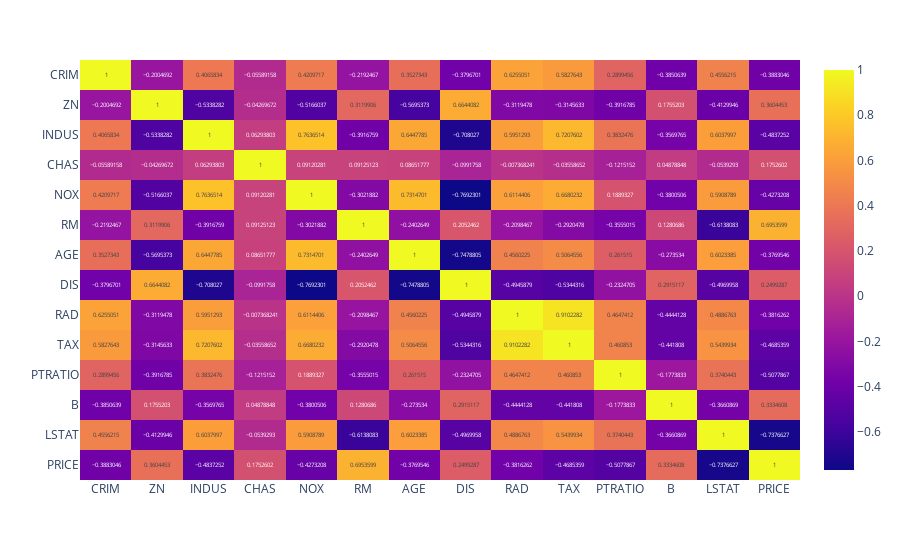

Notebook code for this chart:
### Markdown cell above
## Q4: Use a heatmap to show the correlation between features and the target labels.

### Code cell
#fig = px.density_heatmap(df)
fig = px.imshow(df.corr(), text_auto=True,aspect="auto")

fig.show()

### Figure 1 — Plotly figure (JSON) as saved in the notebook; plotly's stock layout.template omitted (floating-point values rounded to 4 significant figures; data arrays with more than 128 entries replaced by an {"elided": "..."} marker saying what was removed)
{"data": [{"coloraxis": "coloraxis", "hovertemplate": "x: %{x}<br>y: %{y}<br>color: %{z}<extra></extra>", "name": "0", "texttemplate": "%{z}", "type": "heatmap", "x": ["CRIM", "ZN", "INDUS", "CHAS", "NOX", "RM", "AGE", "DIS", "RAD", "TAX", "PTRATIO", "B", "LSTAT", "PRICE"], "xaxis": "x", "y": ["CRIM", "ZN", "INDUS", "CHAS", "NOX", "RM", "AGE", "DIS", "RAD", "TAX", "PTRATIO", "B", "LSTAT", "PRICE"], "yaxis": "y", "z": {"elided": "14x14 float values"}}], "layout": {"coloraxis": {"colorscale": [[0, "#0d0887"], [0.1111, "#46039f"], [0.2222, "#7201a8"], [0.3333, "#9c179e"], [0.4444, "#bd3786"], [0.5556, "#d8576b"], [0.6667, "#ed7953"], [0.7778, "#fb9f3a"], [0.8889, "#fdca26"], [1, "#f0f921"]]}, "margin": {"t": 60}, "xaxis": {"anchor": "y", "domain": [0, 1]}, "yaxis": {"anchor": "x", "autorange": "reversed", "domain": [0, 1]}}}
